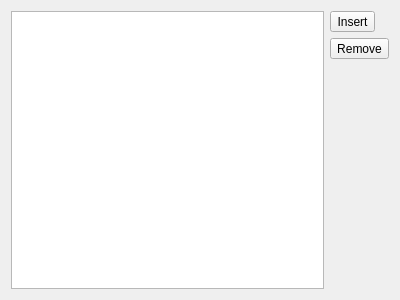
<?xml version="1.0" encoding="UTF-8"?>
<ui version="4.0">
 <class>KPlato::ConfigProjectTemplatesPanel</class>
 <widget class="QWidget" name="KPlato::ConfigProjectTemplatesPanel">
  <property name="geometry">
   <rect>
    <x>0</x>
    <y>0</y>
    <width>400</width>
    <height>300</height>
   </rect>
  </property>
  <layout class="QGridLayout" name="gridLayout">
   <item row="0" column="1">
    <widget class="QToolButton" name="insertTemplatePath">
     <property name="text">
      <string>Insert</string>
     </property>
     <property name="icon">
      <iconset theme="list-add">
       <normaloff>libs/ui</normaloff>libs/ui</iconset>
     </property>
    </widget>
   </item>
   <item row="2" column="1">
    <spacer name="verticalSpacer_3">
     <property name="orientation">
      <enum>Qt::Vertical</enum>
     </property>
     <property name="sizeHint" stdset="0">
      <size>
       <width>20</width>
       <height>181</height>
      </size>
     </property>
    </spacer>
   </item>
   <item row="1" column="1">
    <widget class="QToolButton" name="removeTemplatePath">
     <property name="text">
      <string>Remove</string>
     </property>
     <property name="icon">
      <iconset theme="list-remove">
       <normaloff>libs/ui</normaloff>libs/ui</iconset>
     </property>
    </widget>
   </item>
   <item row="0" column="0" rowspan="3">
    <widget class="QTreeView" name="projectTemplatesView">
     <property name="rootIsDecorated">
      <bool>false</bool>
     </property>
     <property name="itemsExpandable">
      <bool>false</bool>
     </property>
     <attribute name="headerVisible">
      <bool>false</bool>
     </attribute>
    </widget>
   </item>
  </layout>
 </widget>
 <resources/>
 <connections/>
</ui>
